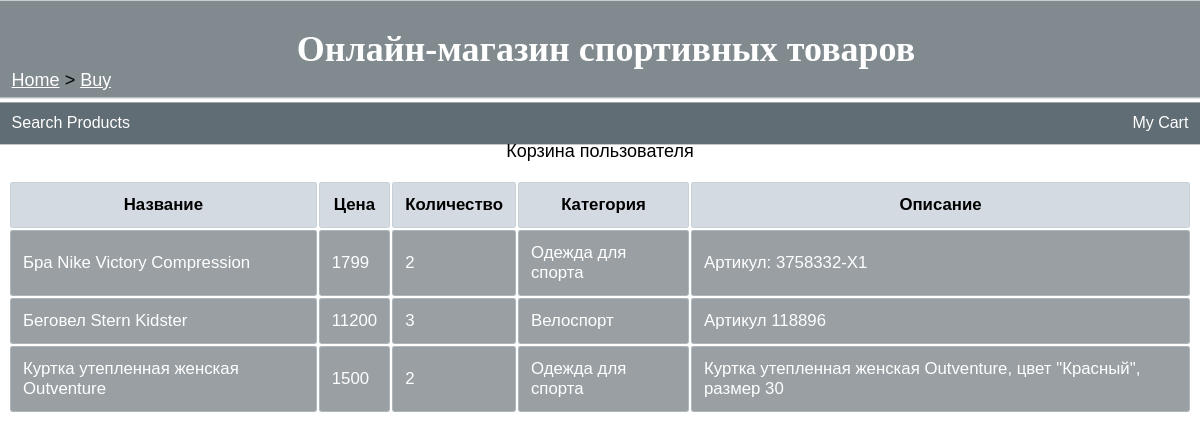
Screenshot of /cart (signed in) with the database file from the repository.
### tables this page shows
CREATE TABLE "product" (
	"prodID"	INTEGER PRIMARY KEY AUTOINCREMENT,
	"name"	varchar(30) NOT NULL,
	"quantity"	INTEGER NOT NULL,
	"category"	varchar(30) NOT NULL,
	"price"	INTEGER NOT NULL,
	"description"	varchar(40),
	"adminID"	INTEGER NOT NULL,
	FOREIGN KEY("adminID") REFERENCES "admin"("adminID")
);

### app.py (the view)
@app.route("/cart", methods=["POST", "GET"])
def viewcart():
    if "userid" not in session:
        return redirect(url_for('home'))
    l = view_cart(session["userid"])
    nullcart = True
    if len(l)!=0:
        nullcart = False
    return render_template("cart.html", nullcart=nullcart, table = l)

### database.py (called while the page is built)
def view_cart(userid):
    conn = sqlite3.connect("shop.db")
    cur = conn.cursor()
    a = cur.execute("SELECT * FROM cart WHERE userID=?", (userid,))
    rows = a.fetchall()
    l = []
    for row in rows:
        print(row)
    for row in rows:
        prodid = row[1]
        quant = row[2]
        b = cur.execute("SELECT * FROM product WHERE prodID=?", (prodid,))
        br = b.fetchall()
        l.append(br[0] + tuple(str(quant)))
    print(l)
    conn.commit()
    conn.close()
    return l

### templates/cart.html (shortened to what this page needs)
<!DOCTYPE html>
<html>
<head>
    <link rel="stylesheet" href="{{url_for('static', filename='styles.css')}}">
</head>
<body>
<div class="sticky">
    <h1>Онлайн-магазин спортивных товаров</h1>
  </div>
  <div class="nav">
    <p><a href="/">Home</a> > <a href="">Buy</a><p>
  </div>
  <ul class="headbar">
    <li><a href="/buy">Search Products</a></li>
    <li><a href="/cart">My Cart</a></li>
  </ul>
    <p class="center">Корзина пользователя</p>
    {% if nullcart == True %}
        <p> Ваша корзина пуста</p>
    {% else %}
        <div class="table-responsive">
        <table class="table table-hover table-bordered">
            <thead>
                <tr>
                    <th>Название</th>
                    <th>Цена</th>
                    <th>Количество</th>
                    <th>Категория</th>
                    <th>Описание</th>
                </tr>
            </thead>
            {% for elem in table %}
            <tr>
                <td>{{elem[1]}}</td>
                <td>{{elem[4]}}</td>
                <td>{{elem[-1]}}</td>
                <td>{{elem[3]}}</td>
                <td>{{elem[5]}}</td>
            </tr>
            {% endfor %}
        </table>
    {% endif %}
</body>
</html>

### static/styles.css (style rules this page uses)
html, body { font-family: 'Source Sans Pro', sans-serif !important; }
div.sticky { position: -webkit-sticky; position: sticky; top: 0.2px; margin: -0.7vw; background-color: rgba(3, 22, 32, 0.5); color: white; padding: 0.3vw; font-size: 1.5vw; border-bottom: 1px solid white; font-family: fantasy; }
div.sticky h1 { padding-left:1vw; text-align: center; }
body { font-family: monospace; font-size: 1.5vw; background-image: url('1.jpg'); background-size: cover; background-repeat: no-repeat; background-attachment: fixed; color: black; max-width: 100%; overflow-x: hidden; }
ul.headbar { position: -webkit-sticky; position: sticky; top:8.5vw; display: block; list-style-type: none; margin:-0.7vw; padding:0; overflow: hidden; background-color: rgba(3, 22, 32, 0.623); border:none; display: flex; justify-content: space-between; }
ul.headbar li a { float: left; padding:1vw; text-align: center; font-size: 16px; display: block; text-decoration: none; color: white; }
div.nav { position: fixed; display: block; top: 5vw; margin:-0.7vw; padding-left:1vw; border:none; overflow: hidden; text-align: center; }
div.nav a { text-decoration: underline; color: white; }
.center { text-align: center; }
table { width: 100%; font-size: 1.4vw; }
th { border: 1px solid rgba(187, 203, 207, 0.589); border-radius: 0.2vw; padding: 1vw; text-align: center; background-color: rgba(185, 196, 206, 0.616); color: black; }
td { border: 1px solid rgba(187, 203, 207, 0.589); border-radius: 0.2vw; padding:1vw; text-align: left; background-color: rgba(60, 71, 80, 0.521); color: white; word-wrap: break-word; }
a { text-decoration: underline; color: white; }

### rows the page displays
product: name "Бра Nike Victory Compression", price "1799", elem "2", category "Одежда для спорта", description "Артикул: 3758332-X1"
product: name "Беговел Stern Kidster", price "11200", quantity "3", category "Велоспорт", description "Артикул 118896"
product: name "Куртка утепленная женская Outventure", price "1500", elem "2", category "Одежда для спорта", description "Куртка утепленная женская Outventure, цвет \"Красный\", размер 30"
